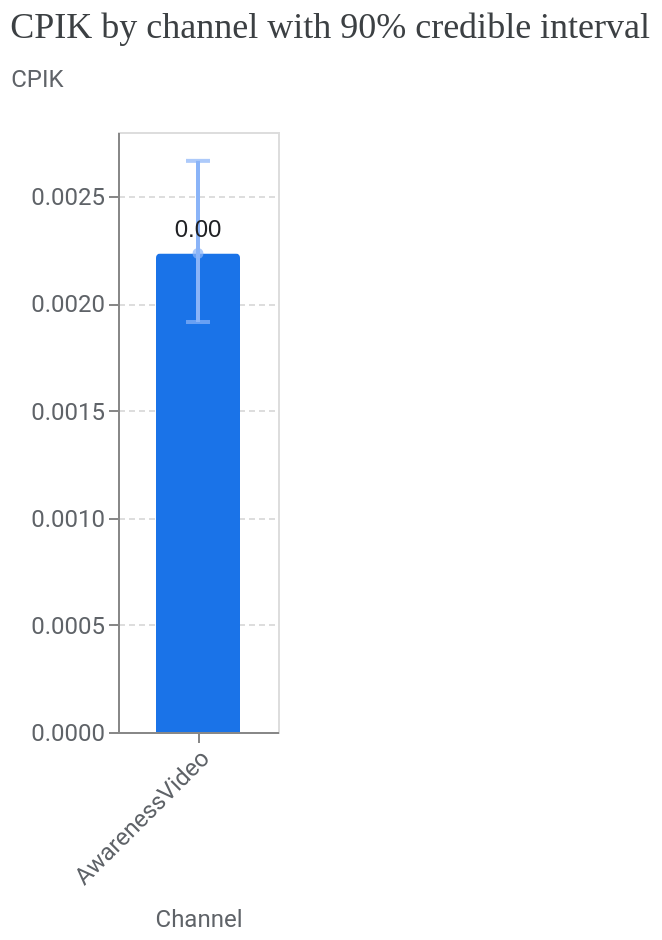

Source (notebook cell):
### Code cell
# 2. Cost Per Incremental Query (CPIK)
visualizer.MediaSummary(meridian=mmm1s).plot_cpik(include_ci=True)

### Figure 1 — Vega-Lite specification as saved in the notebook (floating-point values rounded to 4 significant figures)
{"config": {"view": {"continuousWidth": 300, "continuousHeight": 300}, "axis": {"labelColor": "#5F6368", "labelFont": "Roboto", "labelFontSize": 12, "titleColor": "#5F6368", "titleFont": "Roboto", "titleFontSize": 12, "titleFontWeight": "normal", "titlePadding": 10}, "tick": {"bandSize": 10, "thickness": 2}}, "layer": [{"mark": {"type": "bar", "color": "#1A73E8", "cornerRadiusEnd": 2, "size": 42}, "encoding": {"x": {"axis": {"labelAngle": -45}, "field": "channel", "title": "Channel", "type": "nominal"}, "y": {"axis": {"gridDash": [3, 2], "titleAlign": "left", "titleAngle": 0, "titleY": -20}, "field": "cpik", "title": "CPIK", "type": "quantitative"}}}, {"mark": {"type": "errorbar", "color": "#8AB4F8", "ticks": {"size": 12}}, "encoding": {"strokeWidth": {"value": 2}, "x": {"field": "channel", "type": "nominal"}, "y": {"field": "ci_hi", "title": "CPIK", "type": "quantitative"}, "y2": {"field": "ci_lo"}}}, {"mark": {"type": "point", "color": "#8AB4F8", "filled": true, "tooltip": true}, "encoding": {"x": {"field": "channel", "type": "nominal"}, "y": {"field": "cpik", "type": "quantitative"}}}, {"mark": {"type": "text", "align": "center", "baseline": "bottom", "color": "#202124", "dy": -5, "fontSize": 12}, "encoding": {"text": {"field": "cpik", "format": ".2f", "type": "quantitative"}, "x": {"axis": {"labelAngle": -45}, "field": "channel", "title": "Channel", "type": "nominal"}, "y": {"axis": {"gridDash": [3, 2], "titleAlign": "left", "titleAngle": 0, "titleY": -20}, "field": "cpik", "title": "CPIK", "type": "quantitative"}}}], "data": {"name": "data-2e8d8958b4630510df30bb81d6d995a0"}, "title": {"text": "CPIK by channel with 90% credible interval", "anchor": "start", "color": "#3C4043", "font": "Google Sans Display", "fontSize": 18, "fontWeight": "normal", "offset": 10}, "width": {"step": 80}, "$schema": "https://vega.github.io/schema/vega-lite/v5.20.1.json", "datasets": {"data-2e8d8958b4630510df30bb81d6d995a0": [{"channel": "AwarenessVideo", "ci_hi": 0.002665, "ci_lo": 0.001913, "cpik": 0.002233}]}}
